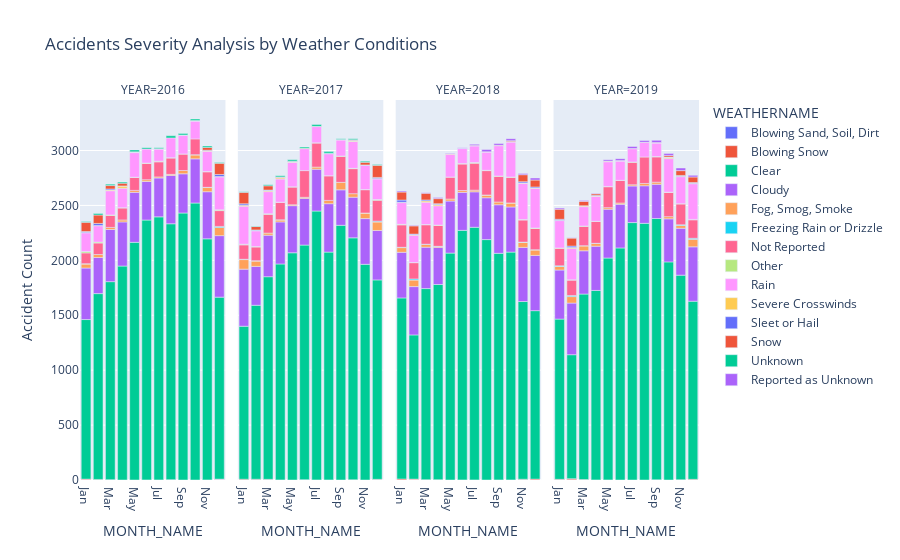

Source (notebook cell):
### Markdown cell above
`To do`  
*Rename severity_data variable to MonthWeather_accidents*

### Code cell
import pandas as pd
import sqlalchemy as sq
import plotly.express as px

engine = sq.create_engine('mysql+mysqlconnector://l01-12:A9vwHwl5Sa4fa@datasciencedb2.ucalgary.ca/l01-12')

# SQL query to analyze the number of accidents based on weather conditions according to each month of the year
sql_query = """
    SELECT 
    YEAR(DATE) as YEAR,
    DATE_FORMAT(DATE, '%b') as MONTH_NAME,
    WEATHERNAME,
    COUNT(*) AS accident_count
    FROM
        accidents
    GROUP BY
        YEAR(DATE),
        MONTH(DATE),
        WEATHERNAME
"""

severity_data = pd.read_sql_query(sql_query, engine)

# Define the order of months in chronological order
month_order = [
    'Jan', 'Feb', 'Mar', 'Apr', 'May', 'Jun', 'Jul', 'Aug', 'Sep', 'Oct', 'Nov', 'Dec'
]

# Visualize with Plotly Express
fig = px.bar(
    severity_data,
    x='MONTH_NAME',
    y='accident_count',
    color='WEATHERNAME',
    facet_col='YEAR',
    labels={'accident_count': 'Accident Count'},
    title='Accidents Analysis by Weather Conditions and Months of each year',
    category_orders={'MONTH_NAME': month_order}  # Set the order of months
)

fig.show()

### Figure 1 — Plotly figure (JSON) as saved in the notebook; plotly's stock layout.template omitted (floating-point values rounded to 4 significant figures)
{"data": [{"alignmentgroup": "True", "hovertemplate": "WEATHERNAME=Blowing Sand, Soil, Dirt<br>YEAR=2016<br>MONTH_NAME=%{x}<br>Accident Count=%{y}<extra></extra>", "legendgroup": "Blowing Sand, Soil, Dirt", "marker": {"color": "#636efa", "pattern": {"shape": ""}}, "name": "Blowing Sand, Soil, Dirt", "offsetgroup": "Blowing Sand, Soil, Dirt", "orientation": "v", "showlegend": true, "textposition": "auto", "type": "bar", "x": ["Jan", "Feb", "Mar", "Jun", "Jul", "Aug", "Nov", "Dec"], "xaxis": "x", "y": [2, 1, 2, 1, 1, 3, 1, 6], "yaxis": "y"}, {"alignmentgroup": "True", "hovertemplate": "WEATHERNAME=Blowing Sand, Soil, Dirt<br>YEAR=2017<br>MONTH_NAME=%{x}<br>Accident Count=%{y}<extra></extra>", "legendgroup": "Blowing Sand, Soil, Dirt", "marker": {"color": "#636efa", "pattern": {"shape": ""}}, "name": "Blowing Sand, Soil, Dirt", "offsetgroup": "Blowing Sand, Soil, Dirt", "orientation": "v", "showlegend": false, "textposition": "auto", "type": "bar", "x": ["Feb", "Mar", "Jun", "Jul", "Aug", "Dec"], "xaxis": "x2", "y": [2, 2, 3, 1, 1, 2], "yaxis": "y2"}, {"alignmentgroup": "True", "hovertemplate": "WEATHERNAME=Blowing Sand, Soil, Dirt<br>YEAR=2018<br>MONTH_NAME=%{x}<br>Accident Count=%{y}<extra></extra>", "legendgroup": "Blowing Sand, Soil, Dirt", "marker": {"color": "#636efa", "pattern": {"shape": ""}}, "name": "Blowing Sand, Soil, Dirt", "offsetgroup": "Blowing Sand, Soil, Dirt", "orientation": "v", "showlegend": false, "textposition": "auto", "type": "bar", "x": ["Feb", "Apr", "Jun", "Jul", "Sep", "Nov"], "xaxis": "x3", "y": [3, 1, 1, 1, 1, 3], "yaxis": "y3"}, {"alignmentgroup": "True", "hovertemplate": "WEATHERNAME=Blowing Sand, Soil, Dirt<br>YEAR=2019<br>MONTH_NAME=%{x}<br>Accident Count=%{y}<extra></extra>", "legendgroup": "Blowing Sand, Soil, Dirt", "marker": {"color": "#636efa", "pattern": {"shape": ""}}, "name": "Blowing Sand, Soil, Dirt", "offsetgroup": "Blowing Sand, Soil, Dirt", "orientation": "v", "showlegend": false, "textposition": "auto", "type": "bar", "x": ["Jan", "Feb", "Mar", "Apr", "May", "Sep"], "xaxis": "x4", "y": [1, 3, 1, 1, 1, 2], "yaxis": "y4"}, {"alignmentgroup": "True", "hovertemplate": "WEATHERNAME=Blowing Snow<br>YEAR=2016<br>MONTH_NAME=%{x}<br>Accident Count=%{y}<extra></extra>", "legendgroup": "Blowing Snow", "marker": {"color": "#EF553B", "pattern": {"shape": ""}}, "name": "Blowing Snow", "offsetgroup": "Blowing Snow", "orientation": "v", "showlegend": true, "textposition": "auto", "type": "bar", "x": ["Jan", "Feb", "Mar", "Dec"], "xaxis": "x", "y": [6, 4, 1, 2], "yaxis": "y"}, {"alignmentgroup": "True", "hovertemplate": "WEATHERNAME=Blowing Snow<br>YEAR=2017<br>MONTH_NAME=%{x}<br>Accident Count=%{y}<extra></extra>", "legendgroup": "Blowing Snow", "marker": {"color": "#EF553B", "pattern": {"shape": ""}}, "name": "Blowing Snow", "offsetgroup": "Blowing Snow", "orientation": "v", "showlegend": false, "textposition": "auto", "type": "bar", "x": ["Jan", "Feb", "Mar", "Apr", "Oct", "Dec"], "xaxis": "x2", "y": [7, 5, 4, 1, 2, 4], "yaxis": "y2"}, {"alignmentgroup": "True", "hovertemplate": "WEATHERNAME=Blowing Snow<br>YEAR=2018<br>MONTH_NAME=%{x}<br>Accident Count=%{y}<extra></extra>", "legendgroup": "Blowing Snow", "marker": {"color": "#EF553B", "pattern": {"shape": ""}}, "name": "Blowing Snow", "offsetgroup": "Blowing Snow", "orientation": "v", "showlegend": false, "textposition": "auto", "type": "bar", "x": ["Jan", "Feb", "Mar", "Apr", "Oct", "Nov", "Dec"], "xaxis": "x3", "y": [9, 5, 3, 2, 1, 4, 8], "yaxis": "y3"}, {"alignmentgroup": "True", "hovertemplate": "WEATHERNAME=Blowing Snow<br>YEAR=2019<br>MONTH_NAME=%{x}<br>Accident Count=%{y}<extra></extra>", "legendgroup": "Blowing Snow", "marker": {"color": "#EF553B", "pattern": {"shape": ""}}, "name": "Blowing Snow", "offsetgroup": "Blowing Snow", "orientation": "v", "showlegend": false, "textposition": "auto", "type": "bar", "x": ["Jan", "Feb", "Mar", "Nov", "Dec"], "xaxis": "x4", "y": [5, 9, 3, 2, 6], "yaxis": "y4"}, {"alignmentgroup": "True", "hovertemplate": "WEATHERNAME=Clear<br>YEAR=2016<br>MONTH_NAME=%{x}<br>Accident Count=%{y}<extra></extra>", "legendgroup": "Clear", "marker": {"color": "#00cc96", "pattern": {"shape": ""}}, "name": "Clear", "offsetgroup": "Clear", "orientation": "v", "showlegend": true, "textposition": "auto", "type": "bar", "x": ["Jan", "Feb", "Mar", "Apr", "May", "Jun", "Jul", "Aug", "Sep", "Oct", "Nov", "Dec"], "xaxis": "x", "y": [1453, 1692, 1803, 1948, 2164, 2366, 2395, 2330, 2431, 2522, 2195, 1657], "yaxis": "y"}, {"alignmentgroup": "True", "hovertemplate": "WEATHERNAME=Clear<br>YEAR=2017<br>MONTH_NAME=%{x}<br>Accident Count=%{y}<extra></extra>", "legendgroup": "Clear", "marker": {"color": "#00cc96", "pattern": {"shape": ""}}, "name": "Clear", "offsetgroup": "Clear", "orientation": "v", "showlegend": false, "textposition": "auto", "type": "bar", "x": ["Jan", "Feb", "Mar", "Apr", "May", "Jun", "Jul", "Aug", "Sep", "Oct", "Nov", "Dec"], "xaxis": "x2", "y": [1393, 1584, 1845, 1966, 2069, 2136, 2448, 2074, 2319, 2203, 1964, 1816], "yaxis": "y2"}, {"alignmentgroup": "True", "hovertemplate": "WEATHERNAME=Clear<br>YEAR=2018<br>MONTH_NAME=%{x}<br>Accident Count=%{y}<extra></extra>", "legendgroup": "Clear", "marker": {"color": "#00cc96", "pattern": {"shape": ""}}, "name": "Clear", "offsetgroup": "Clear", "orientation": "v", "showlegend": false, "textposition": "auto", "type": "bar", "x": ["Jan", "Feb", "Mar", "Apr", "May", "Jun", "Jul", "Aug", "Sep", "Oct", "Nov", "Dec"], "xaxis": "x3", "y": [1649, 1313, 1740, 1777, 2066, 2272, 2300, 2189, 2063, 2074, 1618, 1534], "yaxis": "y3"}, {"alignmentgroup": "True", "hovertemplate": "WEATHERNAME=Clear<br>YEAR=2019<br>MONTH_NAME=%{x}<br>Accident Count=%{y}<extra></extra>", "legendgroup": "Clear", "marker": {"color": "#00cc96", "pattern": {"shape": ""}}, "name": "Clear", "offsetgroup": "Clear", "orientation": "v", "showlegend": false, "textposition": "auto", "type": "bar", "x": ["Jan", "Feb", "Mar", "Apr", "May", "Jun", "Jul", "Aug", "Sep", "Oct", "Nov", "Dec"], "xaxis": "x4", "y": [1459, 1129, 1689, 1725, 2020, 2113, 2344, 2337, 2379, 1986, 1863, 1622], "yaxis": "y4"}, {"alignmentgroup": "True", "hovertemplate": "WEATHERNAME=Cloudy<br>YEAR=2016<br>MONTH_NAME=%{x}<br>Accident Count=%{y}<extra></extra>", "legendgroup": "Cloudy", "marker": {"color": "#ab63fa", "pattern": {"shape": ""}}, "name": "Cloudy", "offsetgroup": "Cloudy", "orientation": "v", "showlegend": true, "textposition": "auto", "type": "bar", "x": ["Jan", "Feb", "Mar", "Apr", "May", "Jun", "Jul", "Aug", "Sep", "Oct", "Nov", "Dec"], "xaxis": "x", "y": [469, 329, 475, 402, 455, 351, 354, 440, 357, 402, 429, 560], "yaxis": "y"}, {"alignmentgroup": "True", "hovertemplate": "WEATHERNAME=Cloudy<br>YEAR=2017<br>MONTH_NAME=%{x}<br>Accident Count=%{y}<extra></extra>", "legendgroup": "Cloudy", "marker": {"color": "#ab63fa", "pattern": {"shape": ""}}, "name": "Cloudy", "offsetgroup": "Cloudy", "orientation": "v", "showlegend": false, "textposition": "auto", "type": "bar", "x": ["Jan", "Feb", "Mar", "Apr", "May", "Jun", "Jul", "Aug", "Sep", "Oct", "Nov", "Dec"], "xaxis": "x2", "y": [520, 354, 378, 383, 429, 425, 381, 441, 323, 370, 416, 450], "yaxis": "y2"}, {"alignmentgroup": "True", "hovertemplate": "WEATHERNAME=Cloudy<br>YEAR=2018<br>MONTH_NAME=%{x}<br>Accident Count=%{y}<extra></extra>", "legendgroup": "Cloudy", "marker": {"color": "#ab63fa", "pattern": {"shape": ""}}, "name": "Cloudy", "offsetgroup": "Cloudy", "orientation": "v", "showlegend": false, "textposition": "auto", "type": "bar", "x": ["Jan", "Feb", "Mar", "Apr", "May", "Jun", "Jul", "Aug", "Sep", "Oct", "Nov", "Dec"], "xaxis": "x3", "y": [415, 440, 377, 338, 474, 346, 323, 381, 442, 411, 493, 503], "yaxis": "y3"}, {"alignmentgroup": "True", "hovertemplate": "WEATHERNAME=Cloudy<br>YEAR=2019<br>MONTH_NAME=%{x}<br>Accident Count=%{y}<extra></extra>", "legendgroup": "Cloudy", "marker": {"color": "#ab63fa", "pattern": {"shape": ""}}, "name": "Cloudy", "offsetgroup": "Cloudy", "orientation": "v", "showlegend": false, "textposition": "auto", "type": "bar", "x": ["Jan", "Feb", "Mar", "Apr", "May", "Jun", "Jul", "Aug", "Sep", "Oct", "Nov", "Dec"], "xaxis": "x4", "y": [447, 470, 394, 403, 445, 397, 333, 342, 312, 392, 427, 495], "yaxis": "y4"}, {"alignmentgroup": "True", "hovertemplate": "WEATHERNAME=Fog, Smog, Smoke<br>YEAR=2016<br>MONTH_NAME=%{x}<br>Accident Count=%{y}<extra></extra>", "legendgroup": "Fog, Smog, Smoke", "marker": {"color": "#FFA15A", "pattern": {"shape": ""}}, "name": "Fog, Smog, Smoke", "offsetgroup": "Fog, Smog, Smoke", "orientation": "v", "showlegend": true, "textposition": "auto", "type": "bar", "x": ["Jan", "Feb", "Mar", "Apr", "May", "Jun", "Jul", "Aug", "Sep", "Oct", "Nov", "Dec"], "xaxis": "x", "y": [36, 27, 19, 18, 18, 16, 10, 10, 30, 36, 38, 75], "yaxis": "y"}, {"alignmentgroup": "True", "hovertemplate": "WEATHERNAME=Fog, Smog, Smoke<br>YEAR=2017<br>MONTH_NAME=%{x}<br>Accident Count=%{y}<extra></extra>", "legendgroup": "Fog, Smog, Smoke", "marker": {"color": "#FFA15A", "pattern": {"shape": ""}}, "name": "Fog, Smog, Smoke", "offsetgroup": "Fog, Smog, Smoke", "orientation": "v", "showlegend": false, "textposition": "auto", "type": "bar", "x": ["Jan", "Feb", "Mar", "Apr", "May", "Jun", "Jul", "Aug", "Sep", "Oct", "Nov", "Dec"], "xaxis": "x2", "y": [87, 48, 19, 18, 8, 10, 19, 30, 68, 32, 50, 77], "yaxis": "y2"}, {"alignmentgroup": "True", "hovertemplate": "WEATHERNAME=Fog, Smog, Smoke<br>YEAR=2018<br>MONTH_NAME=%{x}<br>Accident Count=%{y}<extra></extra>", "legendgroup": "Fog, Smog, Smoke", "marker": {"color": "#FFA15A", "pattern": {"shape": ""}}, "name": "Fog, Smog, Smoke", "offsetgroup": "Fog, Smog, Smoke", "orientation": "v", "showlegend": false, "textposition": "auto", "type": "bar", "x": ["Jan", "Feb", "Mar", "Apr", "May", "Jun", "Jul", "Aug", "Sep", "Oct", "Nov", "Dec"], "xaxis": "x3", "y": [43, 59, 25, 9, 18, 17, 15, 24, 25, 36, 46, 49], "yaxis": "y3"}, {"alignmentgroup": "True", "hovertemplate": "WEATHERNAME=Fog, Smog, Smoke<br>YEAR=2019<br>MONTH_NAME=%{x}<br>Accident Count=%{y}<extra></extra>", "legendgroup": "Fog, Smog, Smoke", "marker": {"color": "#FFA15A", "pattern": {"shape": ""}}, "name": "Fog, Smog, Smoke", "offsetgroup": "Fog, Smog, Smoke", "orientation": "v", "showlegend": false, "textposition": "auto", "type": "bar", "x": ["Jan", "Feb", "Mar", "Apr", "May", "Jun", "Jul", "Aug", "Sep", "Oct", "Nov", "Dec"], "xaxis": "x4", "y": [32, 59, 44, 25, 14, 12, 11, 21, 19, 20, 25, 68], "yaxis": "y4"}, {"alignmentgroup": "True", "hovertemplate": "WEATHERNAME=Freezing Rain or Drizzle<br>YEAR=2016<br>MONTH_NAME=%{x}<br>Accident Count=%{y}<extra></extra>", "legendgroup": "Freezing Rain or Drizzle", "marker": {"color": "#19d3f3", "pattern": {"shape": ""}}, "name": "Freezing Rain or Drizzle", "offsetgroup": "Freezing Rain or Drizzle", "orientation": "v", "showlegend": true, "textposition": "auto", "type": "bar", "x": ["Jan", "Oct", "Nov", "Dec"], "xaxis": "x", "y": [4, 2, 2, 9], "yaxis": "y"}, {"alignmentgroup": "True", "hovertemplate": "WEATHERNAME=Freezing Rain or Drizzle<br>YEAR=2017<br>MONTH_NAME=%{x}<br>Accident Count=%{y}<extra></extra>", "legendgroup": "Freezing Rain or Drizzle", "marker": {"color": "#19d3f3", "pattern": {"shape": ""}}, "name": "Freezing Rain or Drizzle", "offsetgroup": "Freezing Rain or Drizzle", "orientation": "v", "showlegend": false, "textposition": "auto", "type": "bar", "x": ["Jan", "Feb", "Apr", "Nov", "Dec"], "xaxis": "x2", "y": [3, 4, 1, 1, 8], "yaxis": "y2"}, {"alignmentgroup": "True", "hovertemplate": "WEATHERNAME=Freezing Rain or Drizzle<br>YEAR=2018<br>MONTH_NAME=%{x}<br>Accident Count=%{y}<extra></extra>", "legendgroup": "Freezing Rain or Drizzle", "marker": {"color": "#19d3f3", "pattern": {"shape": ""}}, "name": "Freezing Rain or Drizzle", "offsetgroup": "Freezing Rain or Drizzle", "orientation": "v", "showlegend": false, "textposition": "auto", "type": "bar", "x": ["Jan", "Feb", "Mar", "Apr", "Aug", "Oct", "Nov", "Dec"], "xaxis": "x3", "y": [3, 11, 2, 1, 1, 1, 2, 3], "yaxis": "y3"}, {"alignmentgroup": "True", "hovertemplate": "WEATHERNAME=Freezing Rain or Drizzle<br>YEAR=2019<br>MONTH_NAME=%{x}<br>Accident Count=%{y}<extra></extra>", "legendgroup": "Freezing Rain or Drizzle", "marker": {"color": "#19d3f3", "pattern": {"shape": ""}}, "name": "Freezing Rain or Drizzle", "offsetgroup": "Freezing Rain or Drizzle", "orientation": "v", "showlegend": false, "textposition": "auto", "type": "bar", "x": ["Jan", "Feb", "Mar", "Apr", "Nov", "Dec"], "xaxis": "x4", "y": [6, 10, 3, 1, 7, 10], "yaxis": "y4"}, {"alignmentgroup": "True", "hovertemplate": "WEATHERNAME=Not Reported<br>YEAR=2016<br>MONTH_NAME=%{x}<br>Accident Count=%{y}<extra></extra>", "legendgroup": "Not Reported", "marker": {"color": "#FF6692", "pattern": {"shape": ""}}, "name": "Not Reported", "offsetgroup": "Not Reported", "orientation": "v", "showlegend": true, "textposition": "auto", "type": "bar", "x": ["Jan", "Feb", "Mar", "Apr", "May", "Jun", "Jul", "Aug", "Sep", "Oct", "Nov", "Dec"], "xaxis": "x", "y": [98, 105, 109, 110, 118, 149, 137, 149, 150, 144, 141, 144], "yaxis": "y"}, {"alignmentgroup": "True", "hovertemplate": "WEATHERNAME=Not Reported<br>YEAR=2017<br>MONTH_NAME=%{x}<br>Accident Count=%{y}<extra></extra>", "legendgroup": "Not Reported", "marker": {"color": "#FF6692", "pattern": {"shape": ""}}, "name": "Not Reported", "offsetgroup": "Not Reported", "orientation": "v", "showlegend": false, "textposition": "auto", "type": "bar", "x": ["Jan", "Feb", "Mar", "Apr", "May", "Jun", "Jul", "Aug", "Sep", "Oct", "Nov", "Dec"], "xaxis": "x2", "y": [131, 125, 171, 159, 162, 243, 220, 224, 238, 228, 212, 190], "yaxis": "y2"}, {"alignmentgroup": "True", "hovertemplate": "WEATHERNAME=Not Reported<br>YEAR=2018<br>MONTH_NAME=%{x}<br>Accident Count=%{y}<extra></extra>", "legendgroup": "Not Reported", "marker": {"color": "#FF6692", "pattern": {"shape": ""}}, "name": "Not Reported", "offsetgroup": "Not Reported", "orientation": "v", "showlegend": false, "textposition": "auto", "type": "bar", "x": ["Jan", "Feb", "Mar", "Apr", "May", "Jun", "Jul", "Aug", "Sep", "Oct", "Nov", "Dec"], "xaxis": "x3", "y": [204, 148, 177, 191, 200, 241, 245, 222, 235, 233, 201, 193], "yaxis": "y3"}, {"alignmentgroup": "True", "hovertemplate": "WEATHERNAME=Not Reported<br>YEAR=2019<br>MONTH_NAME=%{x}<br>Accident Count=%{y}<extra></extra>", "legendgroup": "Not Reported", "marker": {"color": "#FF6692", "pattern": {"shape": ""}}, "name": "Not Reported", "offsetgroup": "Not Reported", "orientation": "v", "showlegend": false, "textposition": "auto", "type": "bar", "x": ["Jan", "Feb", "Mar", "Apr", "May", "Jun", "Jul", "Aug", "Sep", "Oct", "Nov", "Dec"], "xaxis": "x4", "y": [160, 140, 176, 199, 190, 206, 205, 241, 230, 220, 190, 168], "yaxis": "y4"}, {"alignmentgroup": "True", "hovertemplate": "WEATHERNAME=Other<br>YEAR=2016<br>MONTH_NAME=%{x}<br>Accident Count=%{y}<extra></extra>", "legendgroup": "Other", "marker": {"color": "#B6E880", "pattern": {"shape": ""}}, "name": "Other", "offsetgroup": "Other", "orientation": "v", "showlegend": true, "textposition": "auto", "type": "bar", "x": ["Jan", "Feb", "Mar", "Apr", "May", "Jun", "Jul", "Aug", "Sep", "Nov", "Dec"], "xaxis": "x", "y": [12, 8, 5, 1, 2, 3, 6, 3, 1, 3, 7], "yaxis": "y"}, {"alignmentgroup": "True", "hovertemplate": "WEATHERNAME=Other<br>YEAR=2017<br>MONTH_NAME=%{x}<br>Accident Count=%{y}<extra></extra>", "legendgroup": "Other", "marker": {"color": "#B6E880", "pattern": {"shape": ""}}, "name": "Other", "offsetgroup": "Other", "orientation": "v", "showlegend": false, "textposition": "auto", "type": "bar", "x": ["Jan", "Feb", "Mar", "Apr", "May", "Jul", "Aug", "Sep", "Oct", "Nov", "Dec"], "xaxis": "x2", "y": [6, 3, 5, 2, 1, 1, 1, 2, 3, 2, 7], "yaxis": "y2"}, {"alignmentgroup": "True", "hovertemplate": "WEATHERNAME=Other<br>YEAR=2018<br>MONTH_NAME=%{x}<br>Accident Count=%{y}<extra></extra>", "legendgroup": "Other", "marker": {"color": "#B6E880", "pattern": {"shape": ""}}, "name": "Other", "offsetgroup": "Other", "orientation": "v", "showlegend": false, "textposition": "auto", "type": "bar", "x": ["Jan", "Feb", "Mar", "Apr", "May", "Jun", "Jul", "Aug", "Sep", "Oct", "Nov", "Dec"], "xaxis": "x3", "y": [5, 1, 2, 2, 1, 4, 7, 3, 2, 3, 5, 5], "yaxis": "y3"}, {"alignmentgroup": "True", "hovertemplate": "WEATHERNAME=Other<br>YEAR=2019<br>MONTH_NAME=%{x}<br>Accident Count=%{y}<extra></extra>", "legendgroup": "Other", "marker": {"color": "#B6E880", "pattern": {"shape": ""}}, "name": "Other", "offsetgroup": "Other", "orientation": "v", "showlegend": false, "textposition": "auto", "type": "bar", "x": ["Jan", "Feb", "Mar", "Apr", "May", "Jun", "Jul", "Sep", "Oct", "Nov", "Dec"], "xaxis": "x4", "y": [3, 3, 3, 2, 3, 1, 3, 3, 3, 2, 4], "yaxis": "y4"}, {"alignmentgroup": "True", "hovertemplate": "WEATHERNAME=Rain<br>YEAR=2016<br>MONTH_NAME=%{x}<br>Accident Count=%{y}<extra></extra>", "legendgroup": "Rain", "marker": {"color": "#FF97FF", "pattern": {"shape": ""}}, "name": "Rain", "offsetgroup": "Rain", "orientation": "v", "showlegend": true, "textposition": "auto", "type": "bar", "x": ["Jan", "Feb", "Mar", "Apr", "May", "Jun", "Jul", "Aug", "Sep", "Oct", "Nov", "Dec"], "xaxis": "x", "y": [171, 149, 220, 178, 224, 127, 110, 180, 168, 162, 185, 300], "yaxis": "y"}, {"alignmentgroup": "True", "hovertemplate": "WEATHERNAME=Rain<br>YEAR=2017<br>MONTH_NAME=%{x}<br>Accident Count=%{y}<extra></extra>", "legendgroup": "Rain", "marker": {"color": "#FF97FF", "pattern": {"shape": ""}}, "name": "Rain", "offsetgroup": "Rain", "orientation": "v", "showlegend": false, "textposition": "auto", "type": "bar", "x": ["Jan", "Feb", "Mar", "Apr", "May", "Jun", "Jul", "Aug", "Sep", "Oct", "Nov", "Dec"], "xaxis": "x2", "y": [346, 144, 202, 211, 224, 200, 148, 200, 146, 244, 220, 187], "yaxis": "y2"}, {"alignmentgroup": "True", "hovertemplate": "WEATHERNAME=Rain<br>YEAR=2018<br>MONTH_NAME=%{x}<br>Accident Count=%{y}<extra></extra>", "legendgroup": "Rain", "marker": {"color": "#FF97FF", "pattern": {"shape": ""}}, "name": "Rain", "offsetgroup": "Rain", "orientation": "v", "showlegend": false, "textposition": "auto", "type": "bar", "x": ["Jan", "Feb", "Mar", "Apr", "May", "Jun", "Jul", "Aug", "Sep", "Oct", "Nov", "Dec"], "xaxis": "x3", "y": [198, 249, 203, 176, 208, 137, 151, 166, 276, 319, 330, 361], "yaxis": "y3"}, {"alignmentgroup": "True", "hovertemplate": "WEATHERNAME=Rain<br>YEAR=2019<br>MONTH_NAME=%{x}<br>Accident Count=%{y}<extra></extra>", "legendgroup": "Rain", "marker": {"color": "#FF97FF", "pattern": {"shape": ""}}, "name": "Rain", "offsetgroup": "Rain", "orientation": "v", "showlegend": false, "textposition": "auto", "type": "bar", "x": ["Jan", "Feb", "Mar", "Apr", "May", "Jun", "Jul", "Aug", "Sep", "Oct", "Nov", "Dec"], "xaxis": "x4", "y": [249, 285, 176, 227, 225, 175, 121, 133, 124, 306, 246, 325], "yaxis": "y4"}, {"alignmentgroup": "True", "hovertemplate": "WEATHERNAME=Severe Crosswinds<br>YEAR=2016<br>MONTH_NAME=%{x}<br>Accident Count=%{y}<extra></extra>", "legendgroup": "Severe Crosswinds", "marker": {"color": "#FECB52", "pattern": {"shape": ""}}, "name": "Severe Crosswinds", "offsetgroup": "Severe Crosswinds", "orientation": "v", "showlegend": true, "textposition": "auto", "type": "bar", "x": ["Jan", "Feb", "Mar", "Apr", "May", "Jul", "Sep", "Oct", "Nov", "Dec"], "xaxis": "x", "y": [2, 3, 6, 19, 3, 3, 3, 2, 3, 4], "yaxis": "y"}, {"alignmentgroup": "True", "hovertemplate": "WEATHERNAME=Severe Crosswinds<br>YEAR=2017<br>MONTH_NAME=%{x}<br>Accident Count=%{y}<extra></extra>", "legendgroup": "Severe Crosswinds", "marker": {"color": "#FECB52", "pattern": {"shape": ""}}, "name": "Severe Crosswinds", "offsetgroup": "Severe Crosswinds", "orientation": "v", "showlegend": false, "textposition": "auto", "type": "bar", "x": ["Jan", "Feb", "Mar", "Apr", "May", "Jun", "Jul", "Aug", "Sep", "Oct", "Nov", "Dec"], "xaxis": "x2", "y": [9, 3, 11, 10, 3, 4, 3, 2, 3, 6, 2, 4], "yaxis": "y2"}, {"alignmentgroup": "True", "hovertemplate": "WEATHERNAME=Severe Crosswinds<br>YEAR=2018<br>MONTH_NAME=%{x}<br>Accident Count=%{y}<extra></extra>", "legendgroup": "Severe Crosswinds", "marker": {"color": "#FECB52", "pattern": {"shape": ""}}, "name": "Severe Crosswinds", "offsetgroup": "Severe Crosswinds", "orientation": "v", "showlegend": false, "textposition": "auto", "type": "bar", "x": ["Jan", "Feb", "Mar", "Apr", "May", "Jun", "Jul", "Aug", "Sep", "Oct", "Nov", "Dec"], "xaxis": "x3", "y": [3, 4, 12, 12, 4, 1, 3, 2, 4, 2, 3, 3], "yaxis": "y3"}, {"alignmentgroup": "True", "hovertemplate": "WEATHERNAME=Severe Crosswinds<br>YEAR=2019<br>MONTH_NAME=%{x}<br>Accident Count=%{y}<extra></extra>", "legendgroup": "Severe Crosswinds", "marker": {"color": "#FECB52", "pattern": {"shape": ""}}, "name": "Severe Crosswinds", "offsetgroup": "Severe Crosswinds", "orientation": "v", "showlegend": false, "textposition": "auto", "type": "bar", "x": ["Jan", "Feb", "Mar", "Apr", "May", "Jun", "Jul", "Aug", "Sep", "Oct", "Nov", "Dec"], "xaxis": "x4", "y": [3, 9, 7, 4, 3, 3, 1, 1, 2, 11, 3, 4], "yaxis": "y4"}, {"alignmentgroup": "True", "hovertemplate": "WEATHERNAME=Sleet or Hail<br>YEAR=2016<br>MONTH_NAME=%{x}<br>Accident Count=%{y}<extra></extra>", "legendgroup": "Sleet or Hail", "marker": {"color": "#636efa", "pattern": {"shape": ""}}, "name": "Sleet or Hail", "offsetgroup": "Sleet or Hail", "orientation": "v", "showlegend": true, "textposition": "auto", "type": "bar", "x": ["Jan", "Feb", "Mar", "Apr", "May", "Sep", "Nov", "Dec"], "xaxis": "x", "y": [9, 18, 10, 2, 2, 1, 6, 18], "yaxis": "y"}, {"alignmentgroup": "True", "hovertemplate": "WEATHERNAME=Sleet or Hail<br>YEAR=2017<br>MONTH_NAME=%{x}<br>Accident Count=%{y}<extra></extra>", "legendgroup": "Sleet or Hail", "marker": {"color": "#636efa", "pattern": {"shape": ""}}, "name": "Sleet or Hail", "offsetgroup": "Sleet or Hail", "orientation": "v", "showlegend": false, "textposition": "auto", "type": "bar", "x": ["Jan", "Feb", "Mar", "Apr", "May", "Aug", "Sep", "Oct", "Nov", "Dec"], "xaxis": "x2", "y": [13, 5, 3, 5, 3, 3, 1, 5, 2, 10], "yaxis": "y2"}, {"alignmentgroup": "True", "hovertemplate": "WEATHERNAME=Sleet or Hail<br>YEAR=2018<br>MONTH_NAME=%{x}<br>Accident Count=%{y}<extra></extra>", "legendgroup": "Sleet or Hail", "marker": {"color": "#636efa", "pattern": {"shape": ""}}, "name": "Sleet or Hail", "offsetgroup": "Sleet or Hail", "orientation": "v", "showlegend": false, "textposition": "auto", "type": "bar", "x": ["Jan", "Feb", "Mar", "Apr", "May", "Jun", "Oct", "Nov", "Dec"], "xaxis": "x3", "y": [20, 6, 9, 7, 1, 1, 1, 11, 9], "yaxis": "y3"}, {"alignmentgroup": "True", "hovertemplate": "WEATHERNAME=Sleet or Hail<br>YEAR=2019<br>MONTH_NAME=%{x}<br>Accident Count=%{y}<extra></extra>", "legendgroup": "Sleet or Hail", "marker": {"color": "#636efa", "pattern": {"shape": ""}}, "name": "Sleet or Hail", "offsetgroup": "Sleet or Hail", "orientation": "v", "showlegend": false, "textposition": "auto", "type": "bar", "x": ["Jan", "Feb", "Mar", "Apr", "May", "Jun", "Oct", "Nov", "Dec"], "xaxis": "x4", "y": [9, 13, 1, 6, 1, 1, 2, 8, 6], "yaxis": "y4"}, {"alignmentgroup": "True", "hovertemplate": "WEATHERNAME=Snow<br>YEAR=2016<br>MONTH_NAME=%{x}<br>Accident Count=%{y}<extra></extra>", "legendgroup": "Snow", "marker": {"color": "#EF553B", "pattern": {"shape": ""}}, "name": "Snow", "offsetgroup": "Snow", "orientation": "v", "showlegend": true, "textposition": "auto", "type": "bar", "x": ["Jan", "Feb", "Mar", "Apr", "May", "Oct", "Nov", "Dec"], "xaxis": "x", "y": [84, 77, 31, 25, 2, 4, 25, 102], "yaxis": "y"}, {"alignmentgroup": "True", "hovertemplate": "WEATHERNAME=Snow<br>YEAR=2017<br>MONTH_NAME=%{x}<br>Accident Count=%{y}<extra></extra>", "legendgroup": "Snow", "marker": {"color": "#EF553B", "pattern": {"shape": ""}}, "name": "Snow", "offsetgroup": "Snow", "orientation": "v", "showlegend": false, "textposition": "auto", "type": "bar", "x": ["Jan", "Feb", "Mar", "Apr", "May", "Oct", "Nov", "Dec"], "xaxis": "x2", "y": [104, 31, 39, 4, 3, 5, 24, 110], "yaxis": "y2"}, {"alignmentgroup": "True", "hovertemplate": "WEATHERNAME=Snow<br>YEAR=2018<br>MONTH_NAME=%{x}<br>Accident Count=%{y}<extra></extra>", "legendgroup": "Snow", "marker": {"color": "#EF553B", "pattern": {"shape": ""}}, "name": "Snow", "offsetgroup": "Snow", "orientation": "v", "showlegend": false, "textposition": "auto", "type": "bar", "x": ["Jan", "Feb", "Mar", "Apr", "Oct", "Nov", "Dec"], "xaxis": "x3", "y": [73, 75, 62, 46, 9, 64, 63], "yaxis": "y3"}, {"alignmentgroup": "True", "hovertemplate": "WEATHERNAME=Snow<br>YEAR=2019<br>MONTH_NAME=%{x}<br>Accident Count=%{y}<extra></extra>", "legendgroup": "Snow", "marker": {"color": "#EF553B", "pattern": {"shape": ""}}, "name": "Snow", "offsetgroup": "Snow", "orientation": "v", "showlegend": false, "textposition": "auto", "type": "bar", "x": ["Jan", "Feb", "Mar", "Apr", "May", "Sep", "Oct", "Nov", "Dec"], "xaxis": "x4", "y": [92, 73, 40, 14, 2, 1, 14, 44, 51], "yaxis": "y4"}, {"alignmentgroup": "True", "hovertemplate": "WEATHERNAME=Unknown<br>YEAR=2016<br>MONTH_NAME=%{x}<br>Accident Count=%{y}<extra></extra>", "legendgroup": "Unknown", "marker": {"color": "#00cc96", "pattern": {"shape": ""}}, "name": "Unknown", "offsetgroup": "Unknown", "orientation": "v", "showlegend": true, "textposition": "auto", "type": "bar", "x": ["Jan", "Feb", "Mar", "Apr", "May", "Jun", "Jul", "Aug", "Sep", "Oct", "Nov", "Dec"], "xaxis": "x", "y": [8, 13, 13, 10, 17, 12, 9, 19, 13, 13, 13, 6], "yaxis": "y"}, {"alignmentgroup": "True", "hovertemplate": "WEATHERNAME=Unknown<br>YEAR=2017<br>MONTH_NAME=%{x}<br>Accident Count=%{y}<extra></extra>", "legendgroup": "Unknown", "marker": {"color": "#00cc96", "pattern": {"shape": ""}}, "name": "Unknown", "offsetgroup": "Unknown", "orientation": "v", "showlegend": false, "textposition": "auto", "type": "bar", "x": ["Jan", "Feb", "Mar", "Apr", "May", "Jun", "Jul", "Aug", "Sep", "Oct", "Nov", "Dec"], "xaxis": "x2", "y": [6, 4, 10, 10, 13, 11, 16, 14, 8, 9, 10, 7], "yaxis": "y2"}, {"alignmentgroup": "True", "hovertemplate": "WEATHERNAME=Reported as Unknown<br>YEAR=2018<br>MONTH_NAME=%{x}<br>Accident Count=%{y}<extra></extra>", "legendgroup": "Reported as Unknown", "marker": {"color": "#ab63fa", "pattern": {"shape": ""}}, "name": "Reported as Unknown", "offsetgroup": "Reported as Unknown", "orientation": "v", "showlegend": true, "textposition": "auto", "type": "bar", "x": ["Jan", "Feb", "Mar", "Apr", "May", "Jun", "Jul", "Aug", "Sep", "Oct", "Nov", "Dec"], "xaxis": "x3", "y": [9, 6, 3, 10, 5, 6, 11, 21, 16, 18, 11, 19], "yaxis": "y3"}, {"alignmentgroup": "True", "hovertemplate": "WEATHERNAME=Reported as Unknown<br>YEAR=2019<br>MONTH_NAME=%{x}<br>Accident Count=%{y}<extra></extra>", "legendgroup": "Reported as Unknown", "marker": {"color": "#ab63fa", "pattern": {"shape": ""}}, "name": "Reported as Unknown", "offsetgroup": "Reported as Unknown", "orientation": "v", "showlegend": false, "textposition": "auto", "type": "bar", "x": ["Jan", "Feb", "Mar", "Apr", "May", "Jun", "Jul", "Aug", "Sep", "Oct", "Nov", "Dec"], "xaxis": "x4", "y": [10, 2, 7, 4, 13, 18, 19, 16, 21, 18, 24, 15], "yaxis": "y4"}], "layout": {"annotations": [{"font": {}, "showarrow": false, "text": "YEAR=2016", "x": 0.1175, "xanchor": "center", "xref": "paper", "y": 1, "yanchor": "bottom", "yref": "paper"}, {"font": {}, "showarrow": false, "text": "YEAR=2017", "x": 0.3725, "xanchor": "center", "xref": "paper", "y": 1, "yanchor": "bottom", "yref": "paper"}, {"font": {}, "showarrow": false, "text": "YEAR=2018", "x": 0.6275, "xanchor": "center", "xref": "paper", "y": 1, "yanchor": "bottom", "yref": "paper"}, {"font": {}, "showarrow": false, "text": "YEAR=2019", "x": 0.8825, "xanchor": "center", "xref": "paper", "y": 1, "yanchor": "bottom", "yref": "paper"}], "barmode": "relative", "legend": {"title": {"text": "WEATHERNAME"}, "tracegroupgap": 0}, "title": {"text": "Accidents Severity Analysis by Weather Conditions"}, "xaxis": {"anchor": "y", "categoryarray": ["Jan", "Feb", "Mar", "Apr", "May", "Jun", "Jul", "Aug", "Sep", "Oct", "Nov", "Dec"], "categoryorder": "array", "domain": [0, 0.235], "title": {"text": "MONTH_NAME"}}, "xaxis2": {"anchor": "y2", "categoryarray": ["Jan", "Feb", "Mar", "Apr", "May", "Jun", "Jul", "Aug", "Sep", "Oct", "Nov", "Dec"], "categoryorder": "array", "domain": [0.255, 0.49], "matches": "x", "title": {"text": "MONTH_NAME"}}, "xaxis3": {"anchor": "y3", "categoryarray": ["Jan", "Feb", "Mar", "Apr", "May", "Jun", "Jul", "Aug", "Sep", "Oct", "Nov", "Dec"], "categoryorder": "array", "domain": [0.51, 0.745], "matches": "x", "title": {"text": "MONTH_NAME"}}, "xaxis4": {"anchor": "y4", "categoryarray": ["Jan", "Feb", "Mar", "Apr", "May", "Jun", "Jul", "Aug", "Sep", "Oct", "Nov", "Dec"], "categoryorder": "array", "domain": [0.765, 1.0], "matches": "x", "title": {"text": "MONTH_NAME"}}, "yaxis": {"anchor": "x", "domain": [0, 1], "title": {"text": "Accident Count"}}, "yaxis2": {"anchor": "x2", "domain": [0, 1], "matches": "y", "showticklabels": false}, "yaxis3": {"anchor": "x3", "domain": [0, 1], "matches": "y", "showticklabels": false}, "yaxis4": {"anchor": "x4", "domain": [0, 1], "matches": "y", "showticklabels": false}}}
